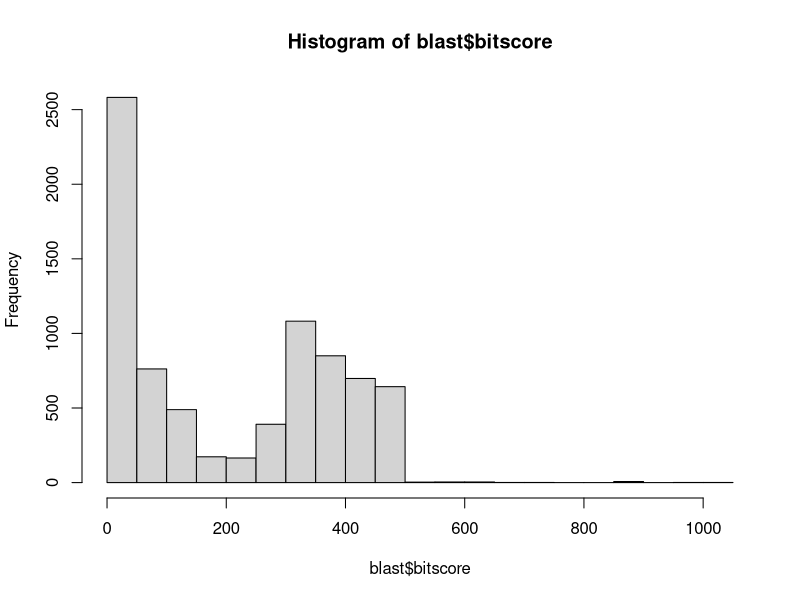
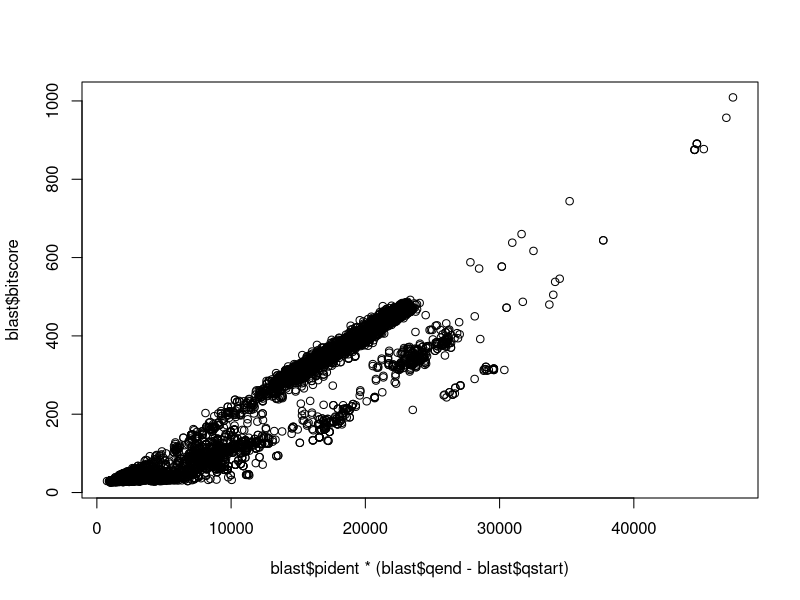
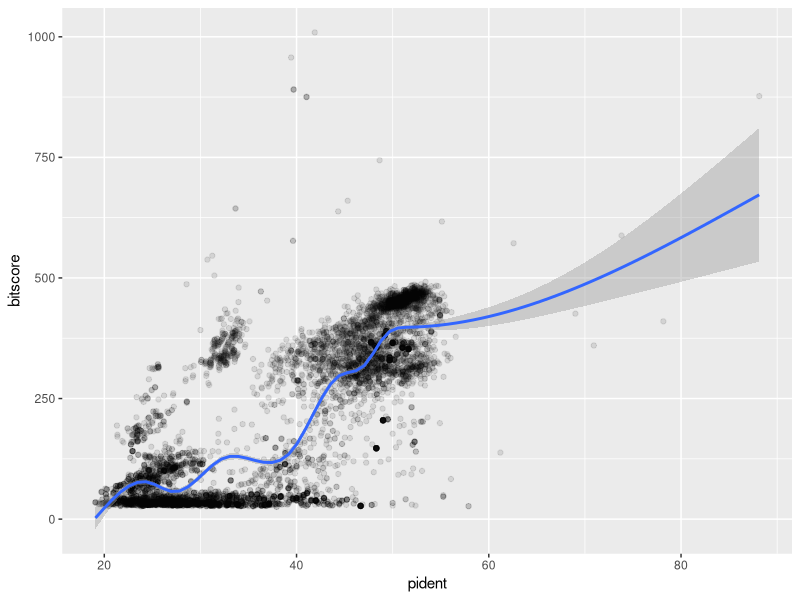

Reproduce these figures in R, in order.
## ---- chunk 1
knitr::opts_chunk$set(echo = TRUE)
## ---- chunk 2
blast <- read.table("mm-second.x.zebrafish.tsv",col.names = c("qseqid", "sseqid", "pident", "length", "mismatch", "gapopen", "qstart", "qend", "sstart", "send", "evalue", "bitscore"))
head(blast)
## ---- chunk 3
hist(blast$bitscore, breaks = 30)
## ---- chunk 4
## Asuming your blast results are stored in an object called 'b'
plot(blast$pident  * (blast$qend - blast$qstart), blast$bitscore)
## ---- chunk 5
library(ggplot2)
ggplot(blast, aes(pident, bitscore)) + geom_point(alpha=0.1) + geom_smooth()
